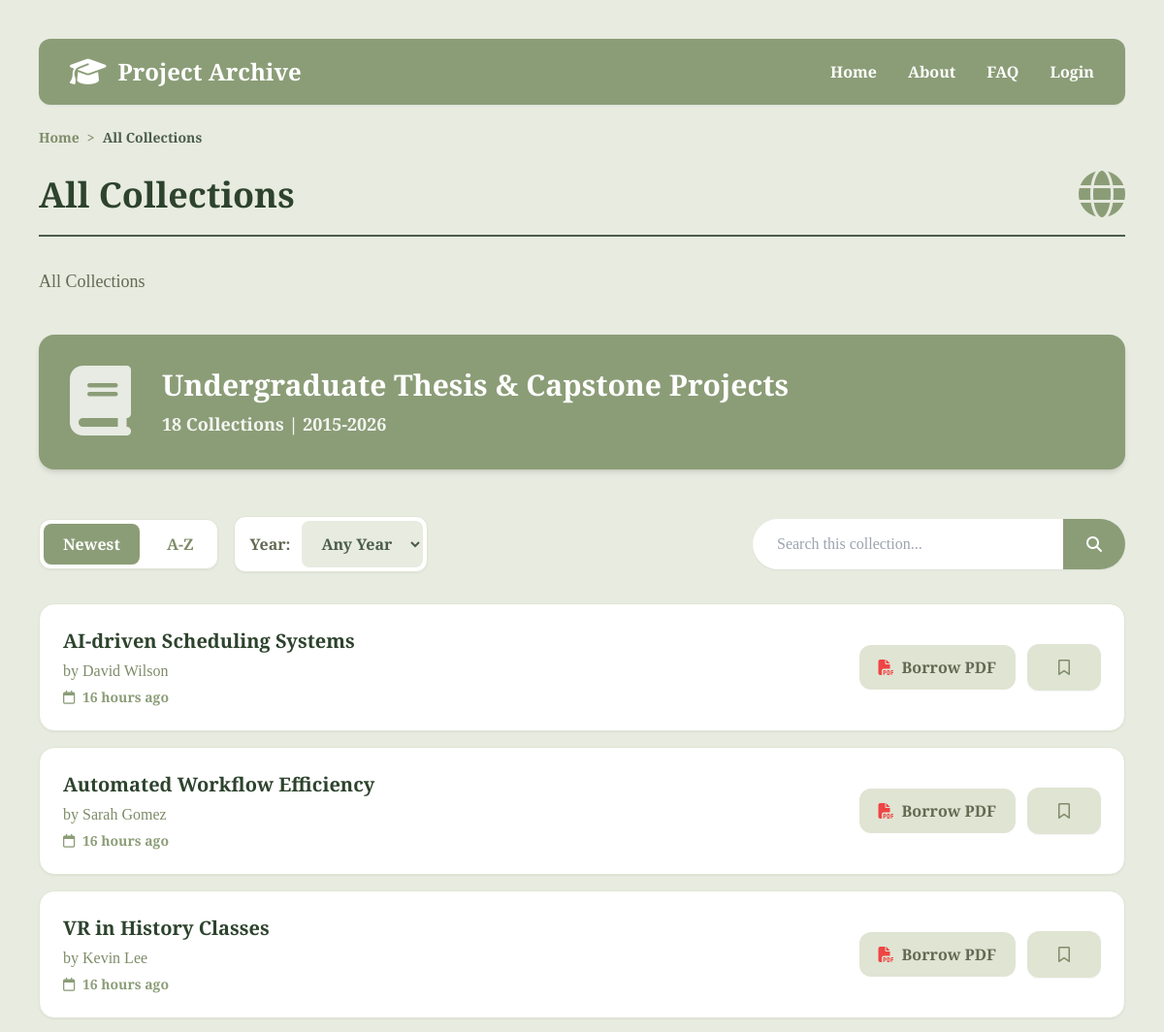
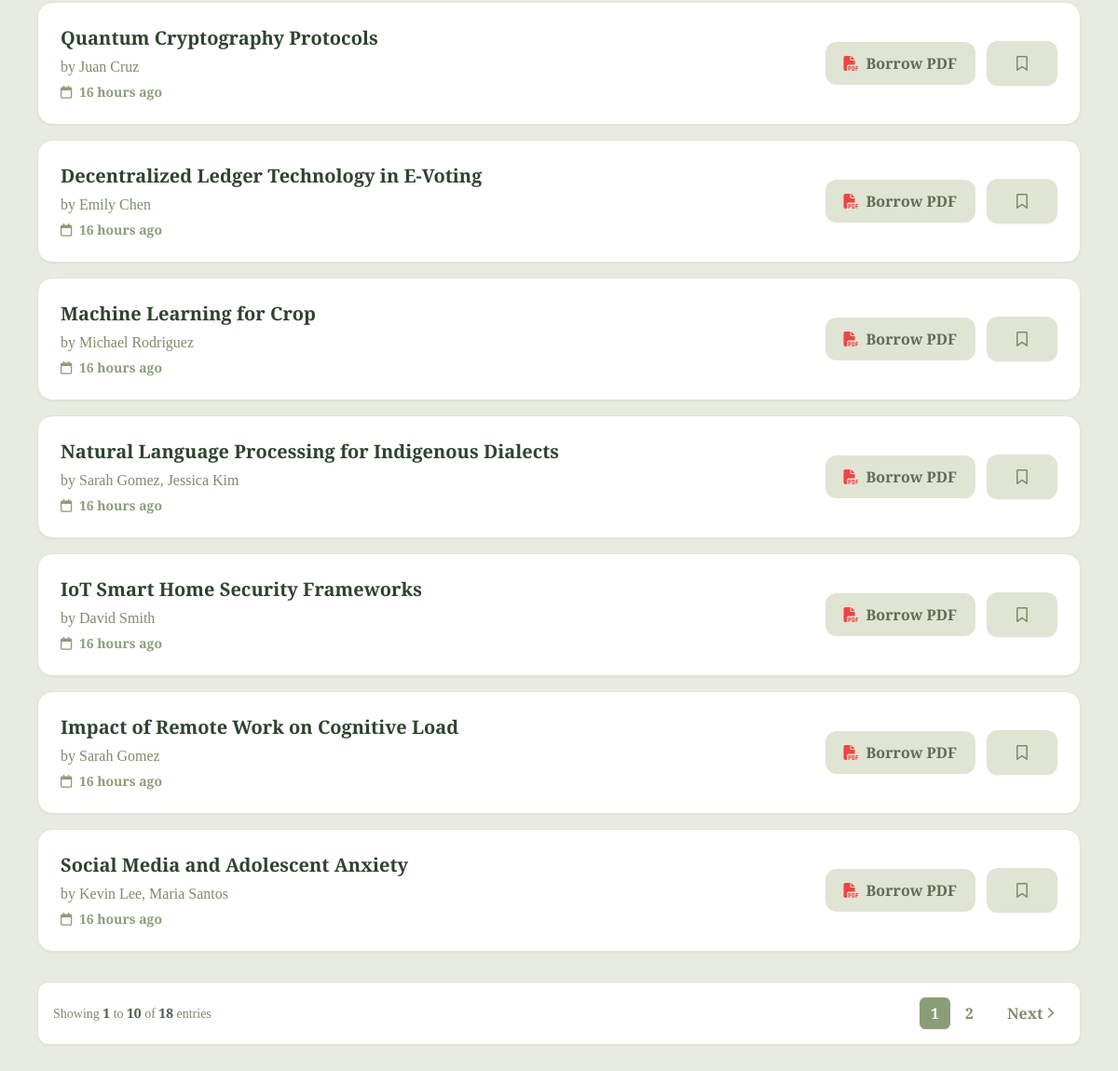
Screenshot of /search with the database file from the repository (2 pictures, top to bottom).
### tables this page shows
CREATE TABLE thesis (
  id INTEGER PRIMARY KEY AUTOINCREMENT,
  date_published TIMESTAMP NOT NULL DEFAULT CURRENT_TIMESTAMP,
  date_added TIMESTAMP NOT NULL DEFAULT CURRENT_TIMESTAMP, -- kailan na add sa system
  title TEXT NOT NULL,
  abstract TEXT NOT NULL, -- preview text
  file_path TEXT NOT NULL, -- digital pdf sa db


-- APPROVAL WORKFLOW
status TEXT CHECK( status IN ('pending', 'approved', 'rejected') ) DEFAULT 'pending',

  -- specifics
  keywords TEXT,
  isbn TEXT,
  barcode TEXT,
  call_number TEXT, -- used for finding in shelves easily

  -- foreigns
  department_id INTEGER NOT NULL, 
  branch_id INTEGER NOT NULL,
  format_id INTEGER NOT NULL,
  uploader_id INTEGER NOT NULL,
  FOREIGN KEY (department_id) REFERENCES department (id),
  FOREIGN KEY (branch_id) REFERENCES branch (id),
  FOREIGN KEY (format_id) REFERENCES format (id),
  FOREIGN KEY (uploader_id) REFERENCES user (id)
);

### flaskr/blueprints/archive.py (the view)
@bp.route("/search", methods=["GET"])
@bp.route("/search/<int:dept_id>", methods=["GET", "POST"])
def search(dept_id=None):
    search_term = request.args.get("q", "").strip()
    sort = request.args.get('sort', 'newest')
    year = request.args.get('year', '')
    page = request.args.get('page', 1, type=int)
    theses, department_info, count, total_pages = get_search_results(
        get_db(), session.get('user_id'), dept_id, search_term, sort, year, page
    )
    if dept_id is not None and department_info["id"] is None:
        abort(404, f"Department ID {dept_id} doesn't exist.")
    return render_template(
        "archive/result.html",
        theses=theses, departments=department_info, count=count,
        current_sort=sort, current_year=year, search=search_term,
        current_page=page, total_pages=total_pages
    )

### flaskr/blueprints/auth.py (called while the page is built)
@bp.before_app_request
def load_logged_in_user():
    user_id = session.get("user_id")
    if user_id is None:
        g.user = None
    else:
        g.user = (
            get_db().execute("SELECT * FROM user WHERE id = ?", (user_id,)).fetchone()
        )

### flaskr/db.py (called while the page is built)
def get_db():
    if "db" not in g:
        g.db = sqlite3.connect(
            current_app.config["DATABASE"], detect_types=sqlite3.PARSE_DECLTYPES
        )
        g.db.row_factory = sqlite3.Row
    return g.db

### flaskr/templates/archive/result.html (shortened to what this page needs)
{% extends 'base.html' %}
{% block content %}
<main class="container max-w-6xl mx-auto mt-6">
    <nav class="text-sm font-semibold text-sage-600 mb-6 flex items-center gap-2">
        <a href="{{ url_for('archive.index') }}" class="hover:text-sage-800 hover:underline">Home</a>
        <span>&gt;</span>
        <span class="text-sage-800 font-bold">{{ departments.name or 'All' }}</span>
    </nav>
    <section class="flex justify-between items-center mb-4 text-sage-900">
        <h1 class="text-4xl font-bold">{{ departments.name or 'All' }}</h1>
        <div class="text-5xl text-sage-500">
            <i class="fa-solid {{ departments.icon }}"></i>
        </div>
    </section>
    <hr class="border-t-2 border-sage-800 mb-8">
    <p class="text-lg leading-relaxed text-sage-700 mb-10 max-w-3xl">
        {% if departments.description %}
            {{ departments.description }}
        {% else %}
            Searching for "<span class="font-bold">{{ search }}</span>"
        {% endif %}
    </p>
    <div class="bg-sage-500 rounded-2xl p-8 flex flex-col sm:flex-row items-center gap-8 text-white mb-12 shadow-md">
        <div class="text-7xl opacity-80">
            <i class="fa-solid fa-book"></i>
        </div>
        <div>
            <h2 class="text-3xl font-bold mb-2">Undergraduate Thesis & Capstone Projects</h2>
            <p class="text-lg opacity-90 font-semibold">{{ count }} Collections | 2015-2026</p>
        </div>
    </div>
    <div class="flex flex-col md:flex-row justify-between items-center mb-8 gap-6">
        <div class="flex flex-wrap items-center gap-4 w-full md:w-auto">
            <div class="flex gap-2 bg-white p-1 rounded-xl shadow-sm border border-sage-100">
                <button id="sort-date-btn"
                        data-state="{% if current_sort == 'oldest' %}oldest{% else %}newest{% endif %}"
                        class="px-5 py-2 rounded-lg font-bold transition {% if current_sort in ['az', 'za'] %}text-sage-600 hover:bg-sage-100{% else %}bg-sage-500 text-white shadow-sm{% endif %}">
                    {% if current_sort == 'oldest' %}Oldest{% else %}Newest{% endif %}
                </button>
                <button id="sort-alpha-btn"
                        data-state="{% if current_sort == 'za' %}za{% else %}az{% endif %}"
                        class="px-5 py-2 rounded-lg font-bold transition {% if current_sort in ['az', 'za'] %}bg-sage-500 text-white shadow-sm{% else %}text-sage-600 hover:bg-sage-50{% endif %}">
                    {% if current_sort == 'za' %}Z-A{% else %}A-Z{% endif %}
                </button>
            </div>
            <div class="flex items-center gap-3 bg-white p-1 rounded-xl shadow-sm border border-sage-100 pl-4">
                <label for="year-filter" class="font-bold text-sage-700">Year:</label>
                <select id="year-filter" class="px-4 py-3 rounded-lg font-bold transition bg-sage-50 text-sage-800 outline-none cursor-pointer hover:bg-sage-100 border-none">
                    <option value="" {% if not current_year %}selected{% endif %}>Any Year</option>
                </select>
            </div>
        </div>
        <form method="get" class="flex w-full md:max-w-sm shadow-sm rounded-full">
            <input name="q" type="text" placeholder="Search this collection..." value="{{ search or '' }}" class="w-full px-6 py-3 rounded-l-full border border-white outline-none text-sage-900 bg-white">
            <button type="submit" class="bg-sage-500 px-6 rounded-r-full text-white flex items-center justify-center hover:bg-sage-600 transition">
                <i class="fa-solid fa-magnifying-glass"></i>
            </button>
        </form>
    </div>
    <div class="flex flex-col gap-4">
        {% if theses %}
            {% for thesis in theses %}
            <div class="bg-white rounded-2xl p-6 flex flex-col sm:flex-row items-start sm:items-center justify-between gap-6 shadow-sm border border-sage-100 hover:shadow-md hover:border-sage-300 transition">
                <div class="flex-1 pr-4">
                    <a href="{{ url_for('archive.view', id=thesis.id) }}" class="text-xl font-bold text-sage-900 hover:text-sage-500 transition line-clamp-2 mb-1">{{ thesis.title }}</a>
                    <p class="text-sage-600 font-medium">by {{ thesis.authors }}</p>
                    <p class="text-sm text-sage-500 font-semibold mt-1">
                        <i class="fa-regular fa-calendar mr-1"></i> {{ thesis.date_published | timeago }}
                    </p>
                </div>
                <div class="flex items-center gap-3 shrink-0 w-full sm:w-auto mt-4 sm:mt-0">
                   <a href="{{ url_for('archive.view', id=thesis.id, borrow='true') }}" class="bg-sage-100 text-sage-700 px-5 py-2.5 rounded-xl font-bold hover:bg-sage-200 transition flex items-center justify-center gap-2 flex-1 sm:flex-auto">
                        <i class="fa-solid fa-file-pdf text-red-500"></i> Borrow PDF
                    </a>
                    <form action="{{ url_for('user.toggle_bookmark', thesis_id=thesis.id) }}" method="POST" class="inline w-full sm:w-auto ajax-bookmark">
                        <button type="submit"
                                class="px-8 py-4 rounded-xl font-bold transition flex items-center justify-center gap-2 {% if thesis.is_bookmarked %} bg-sage-500 text-white hover:bg-sage-600 shadow-sm {% else %} bg-sage-100 text-sage-600 hover:bg-sage-50 shadow-sm {% endif %}"
                                title="{% if thesis.is_bookmarked %}Remove Bookmark{% else %}Save Bookmark{% endif %}">
                            {% if thesis.is_bookmarked %}
                            <i class="fa-solid fa-bookmark"></i>
                            {% else %}
                            <i class="fa-regular fa-bookmark"></i>
                            {% endif %}
                        </button>
                    </form>
                </div>
            </div>
            {% endfor %}
            {% if total_pages > 1 %}
            <div class="bg-white p-4 rounded-xl border border-sage-100 mt-4 flex flex-col sm:flex-row items-center justify-between gap-4 shadow-sm">
                <span class="text-sage-600 font-medium text-sm">
                    Showing
                    <span class="font-bold text-sage-800">{{ ((current_page - 1) * 10) + 1 if count > 0 else 0 }}</span>
                    to
                    <span class="font-bold text-sage-800">{{ [current_page * 10, count] | min }}</span>
                    of
                    <span class="font-bold text-sage-800">{{ count }}</span> entries
                </span>
                <nav class="flex gap-1 items-center">
                    {% set base_qs = "" %}
                    {% for key, value in request.args.items() %}
                        {% if key != 'page' %}
                            {% set base_qs = base_qs ~ key ~ "=" ~ value ~ "&" %}
                        {% endif %}
                    {% endfor %}
                    {% for p in range(1, total_pages + 1) %}
                        {% if p == current_page %}
                            <span class="px-3 py-1 rounded-md bg-sage-500 text-white font-bold shadow-sm cursor-default">{{ p }}</span>
                        {% else %}
                            <a href="?{{ base_qs }}page={{ p }}" class="px-3 py-1 rounded-md text-sage-600 hover:bg-sage-200 font-bold transition">{{ p }}</a>
                        {% endif %}
                    {% endfor %}
                    {% if current_page < total_pages %}
                    <a href="?{{ base_qs }}page={{ current_page + 1 }}" class="px-3 py-1 rounded-md text-sage-600 hover:bg-sage-200 font-bold transition flex items-center gap-1 ml-2">
                        Next <i class="fa-solid fa-chevron-right text-xs"></i>
                    </a>
                    {% endif %}
                </nav>
            </div>
            {% endif %}
        {% else %}
            <div class="text-center py-16 text-sage-600 font-semibold text-lg bg-white rounded-2xl border border-sage-100 shadow-sm flex flex-col items-center justify-center">
                <i class="fa-solid fa-magnifying-glass text-5xl mb-4 opacity-40"></i>
                No collections found matching your criteria.
            </div>
        {% endif %}
    </div>
</main>
{% endblock %}

### flaskr/static/main.css (style rules this page uses)
* { margin: 0; padding: 0; box-sizing: border-box; }

### rows the page displays
thesis: title "AI-driven Scheduling Systems", authors "David Wilson", date_published "16 hours ago"
thesis: title "Automated Workflow Efficiency", authors "Sarah Gomez", date_published "16 hours ago"
thesis: title "VR in History Classes", authors "Kevin Lee", date_published "16 hours ago"
thesis: title "Quantum Cryptography Protocols", authors "Juan Cruz", date_published "16 hours ago"
thesis: title "Decentralized Ledger Technology in E-Voting", authors "Emily Chen", date_published "16 hours ago"
thesis: title "Machine Learning for Crop", authors "Michael Rodriguez", date_published "16 hours ago"
thesis: title "Natural Language Processing for Indigenous Dialects", authors "Sarah Gomez, Jessica Kim", date_published "16 hours ago"
thesis: title "IoT Smart Home Security Frameworks", authors "David Smith", date_published "16 hours ago"
thesis: title "Impact of Remote Work on Cognitive Load", authors "Sarah Gomez", date_published "16 hours ago"
thesis: title "Social Media and Adolescent Anxiety", authors "Kevin Lee, Maria Santos", date_published "16 hours ago"

### other values shown
{{ departments.name or 'All' }} "All Collections"
{{ departments.description }} "All Collections"
{{ count }} "18"
{{ ((current_page - 1) * 10) + 1 if count > 0 else 0 }} "1"
{{ [current_page * 10, count] | min }} "10"
{{ p }} "1"
{{ p }} "2"
